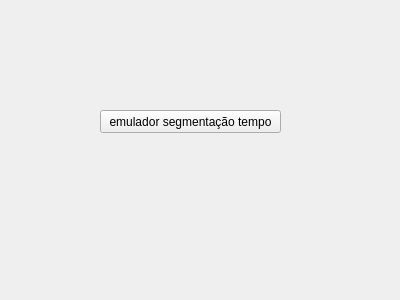
<?xml version="1.0" encoding="UTF-8"?>
<ui version="4.0">
 <class>EmuladorSegmentacaoTempo</class>
 <widget class="QWidget" name="EmuladorSegmentacaoTempo">
  <property name="geometry">
   <rect>
    <x>0</x>
    <y>0</y>
    <width>400</width>
    <height>300</height>
   </rect>
  </property>
  <property name="windowTitle">
   <string>emulador segmentacao tempo</string>
  </property>
  <widget class="QPushButton" name="pushButton">
   <property name="geometry">
    <rect>
     <x>100</x>
     <y>110</y>
     <width>181</width>
     <height>23</height>
    </rect>
   </property>
   <property name="text">
    <string>emulador segmentação tempo</string>
   </property>
  </widget>
 </widget>
 <resources/>
 <connections/>
</ui>
